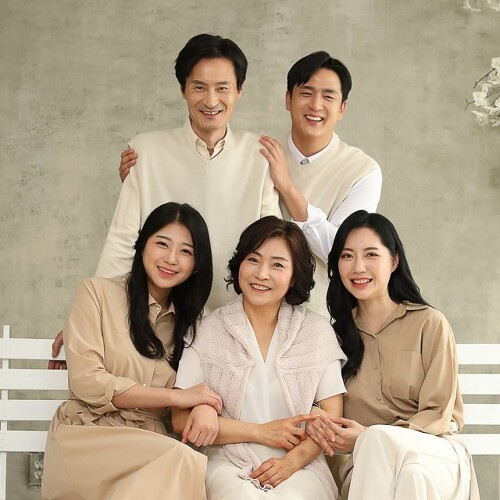
#> input picture 23. 사진에서 얼굴만 찾아 모자이크처리(OpenCV)/샘플사진.jpg, 500 x 500 px
$ python main23-2.py
#> lines starting #> are read from the running program, lines starting #| are printed output that depends on the picture
#pip install opencv-python

import numpy as np
import cv2

face_cascade = cv2.CascadeClassifier(cv2.data.haarcascades + 'haarcascade_frontalface_default.xml')
eye_cascade = cv2.CascadeClassifier(cv2.data.haarcascades + 'haarcascade_eye.xml')

ff = np.fromfile(r'23. 사진에서 얼굴만 찾아 모자이크처리(OpenCV)\샘플사진.jpg', np.uint8)
img = cv2.imdecode(ff, cv2.IMREAD_UNCHANGED)
#> img is the input picture: shape (500, 500, 3); mean B, G, R 139, 161.8, 178.1
img = cv2.resize(img, dsize=(0, 0), fx=1.5, fy=1.5, interpolation=cv2.INTER_LINEAR)
#> img: shape (750, 750, 3)

gray = cv2.cvtColor(img, cv2.COLOR_BGR2GRAY)
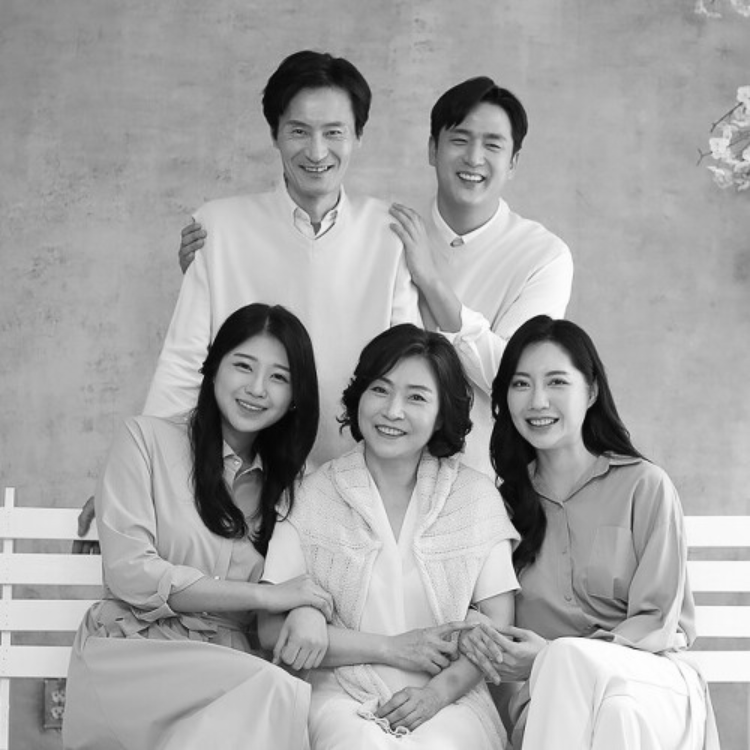
#> gray: shape (750, 750); min 3, max 255, mean 164

faces = face_cascade.detectMultiScale(gray, 1.2, 5)
#> faces = [[498, 345, 96, 96], [267, 92, 100, 100], [429, 105, 94, 94], [210, 335, 94, 94], [347, 355, 100, 100]]
for (x, y, w, h) in faces:
    face_img = img[y:y+h, x:x+w]
    face_img = cv2.resize(face_img, dsize = (0, 0), fx = 0.2, fy = 0.2)
    face_img = cv2.resize(face_img, (w, h), interpolation = cv2.INTER_AREA)
    img[y:y+h, x:x+w] = face_img
#> this loop made 5 passes
#> pass 1, `face_img = img[y:y+h, x:x+w]`:
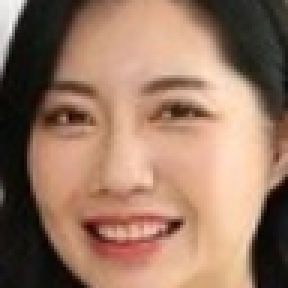
#> face_img: shape (96, 96, 3) (shown 3 times larger); mean B, G, R 99.2, 119.3, 153
#> pass 1, `face_img = cv2.resize(face_img, (w, h), interpolation = cv2.INTER_AREA)`:
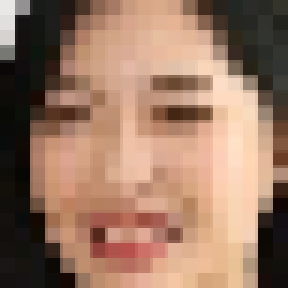
#> face_img: shape (96, 96, 3) (shown 3 times larger); mean B, G, R 99.6, 119.8, 153.8
#> pass 2, `face_img = img[y:y+h, x:x+w]`:
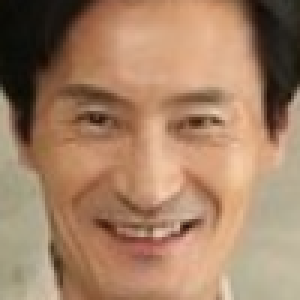
#> face_img: shape (100, 100, 3) (shown 3 times larger); mean B, G, R 101.1, 128.4, 163.6
#> pass 2, `face_img = cv2.resize(face_img, dsize = (0, 0), fx = 0.2, fy = 0.2)`:
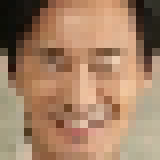
#> face_img: shape (20, 20, 3) (shown 8 times larger); mean B, G, R 102.3, 129.6, 164.8
#> after the loop:
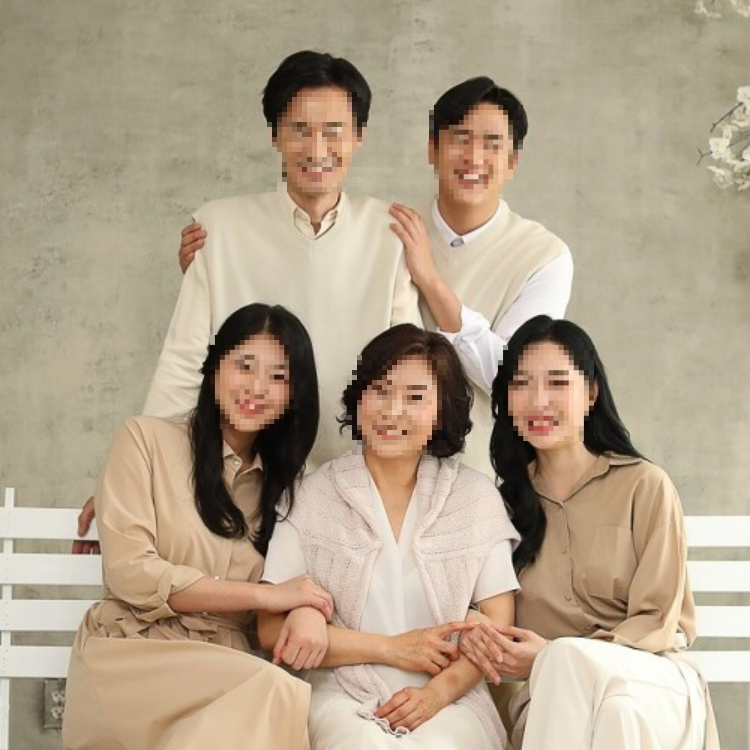
#> img: shape (750, 750, 3); mean B, G, R 139, 161.7, 178.1


cv2.imshow('face find', img)
cv2.waitKey(0)
cv2.destroyAllWindows()
